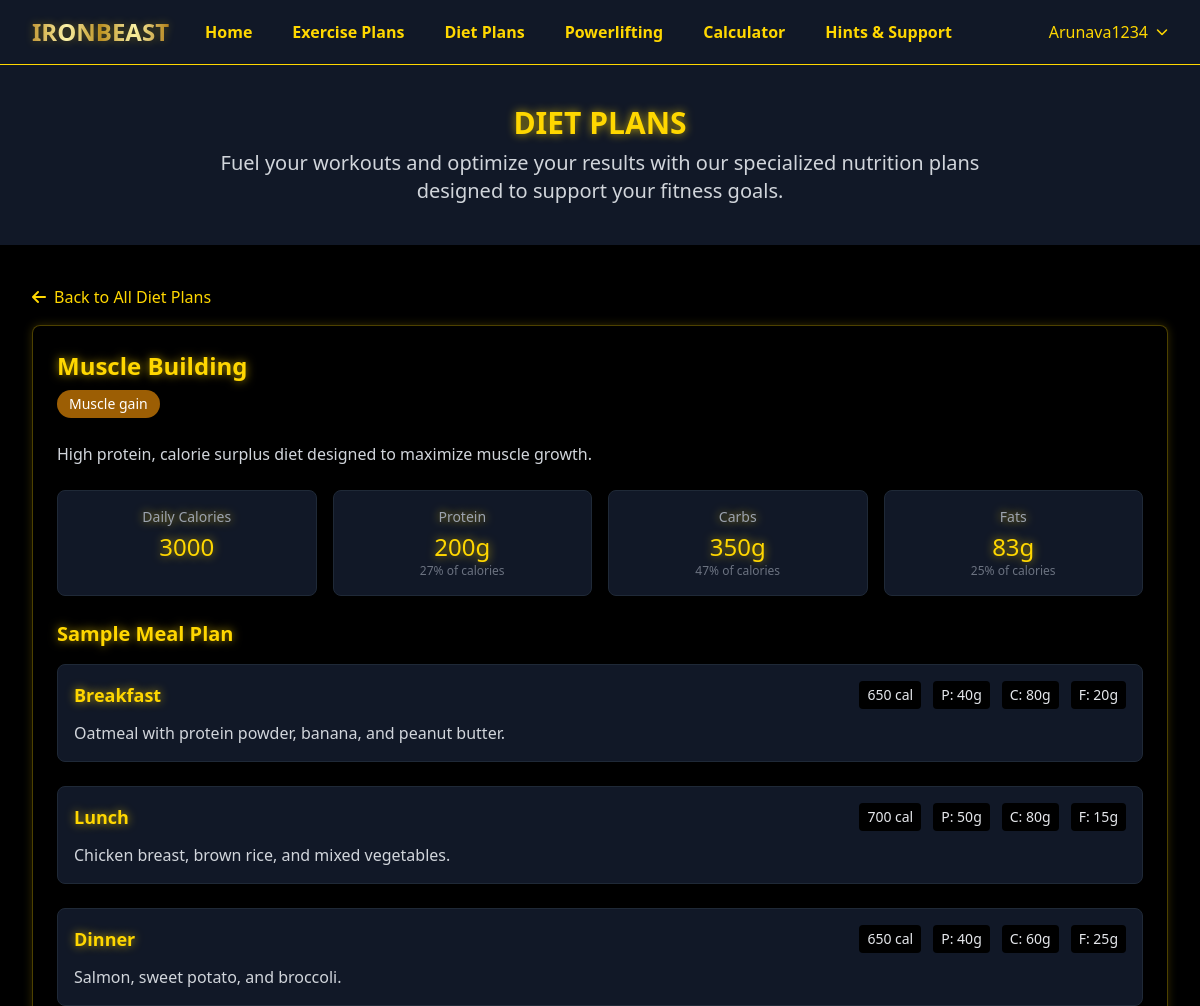
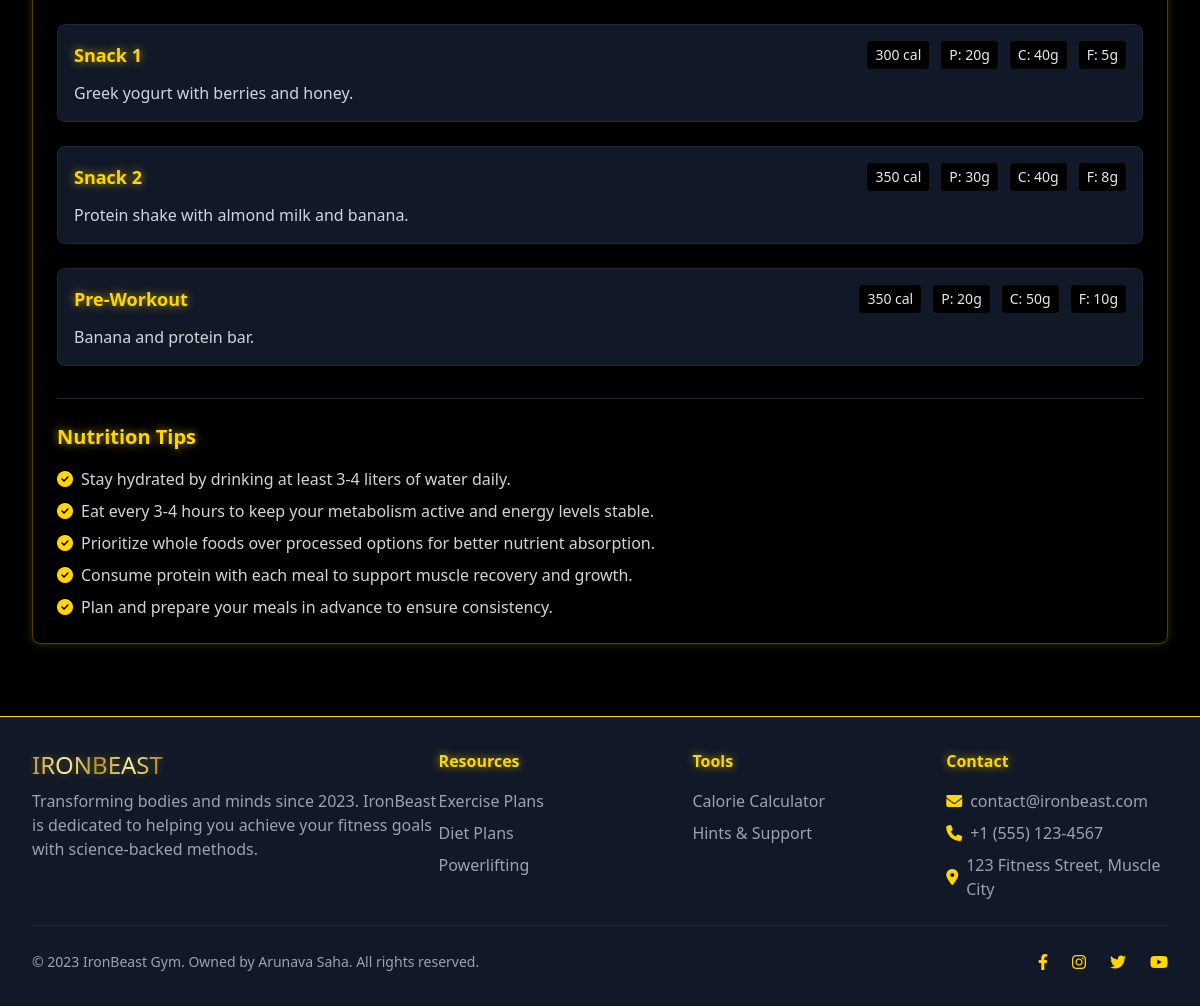
The app's page /diet-plan/1 (signed in) with its own data (2 pictures, top to bottom).
### models.py (models this page shows, shortened)
class User(UserMixin, db.Model):
    id = db.Column(db.Integer, primary_key=True)
    username = db.Column(db.String(64), unique=True, nullable=False)
    email = db.Column(db.String(120), unique=True, nullable=False)
    password_hash = db.Column(db.String(256))
    created_at = db.Column(db.DateTime, default=datetime.utcnow)
    calorie_entries = db.relationship('CalorieEntry', backref='user', lazy=True)
    workout_logs = db.relationship('WorkoutLog', backref='user', lazy=True)
    profile = db.relationship('UserProfile', backref='user', uselist=False, lazy=True)

class DietPlan(db.Model):
    id = db.Column(db.Integer, primary_key=True)
    name = db.Column(db.String(100), nullable=False)
    description = db.Column(db.Text, nullable=False)
    goal = db.Column(db.String(50), nullable=False)  # e.g., "weight loss", "muscle gain", "maintenance"
    calories = db.Column(db.Integer, nullable=False)
    protein = db.Column(db.Integer, nullable=False)  # in grams
    carbs = db.Column(db.Integer, nullable=False)  # in grams
    fats = db.Column(db.Integer, nullable=False)  # in grams
    meals = db.relationship('Meal', backref='diet_plan', lazy=True)

class Meal(db.Model):
    id = db.Column(db.Integer, primary_key=True)
    name = db.Column(db.String(100), nullable=False)
    description = db.Column(db.Text, nullable=False)
    calories = db.Column(db.Integer, nullable=False)
    protein = db.Column(db.Integer, nullable=False)  # in grams
    carbs = db.Column(db.Integer, nullable=False)  # in grams
    fats = db.Column(db.Integer, nullable=False)  # in grams
    diet_plan_id = db.Column(db.Integer, db.ForeignKey('diet_plan.id'), nullable=False)

### routes.py (the view)
@app.route('/diet-plan/<int:plan_id>')
def diet_plan_detail(plan_id):
    plan = DietPlan.query.get_or_404(plan_id)
    meals = Meal.query.filter_by(diet_plan_id=plan_id).all()
    return render_template('diet_plans.html', plan=plan, meals=meals, is_detail=True)

### templates/diet_plans.html (shortened to what this page needs)
{% extends 'base.html' %}
{% block content %}
    <div class="bg-gray-900 py-10">
        <div class="max-w-7xl mx-auto px-4 sm:px-6 lg:px-8">
            <h1 class="text-3xl font-bold text-center golden-text mb-2">DIET PLANS</h1>
            <p class="text-xl text-center text-gray-300 max-w-3xl mx-auto">
                Fuel your workouts and optimize your results with our specialized nutrition plans designed to support your fitness goals.
            </p>
        </div>
    </div>
    <div class="bg-black py-10">
        <div class="max-w-7xl mx-auto px-4 sm:px-6 lg:px-8">
            {% if is_detail is defined and is_detail %}
                <div class="mb-8">
                    <a href="{{ url_for('diet_plans') }}" class="text-gold-500 hover:text-gold-400 flex items-center mb-4">
                        <i class="fas fa-arrow-left mr-2"></i> Back to All Diet Plans
                    </a>
                    <div class="golden-card rounded-lg p-6">
                        <h2 class="text-2xl font-bold golden-text mb-2">{{ plan.name }}</h2>
                        <div class="flex flex-wrap items-center mb-4 text-sm">
                            <span class="bg-gold-800 text-white px-3 py-1 rounded-full mr-2 mb-2">{{ plan.goal|capitalize }}</span>
                        </div>
                        <p class="text-gray-300 mb-6">{{ plan.description }}</p>
                        <div class="grid grid-cols-1 md:grid-cols-2 lg:grid-cols-4 gap-4 mb-6">
                            <div class="bg-gray-900 rounded-lg p-4 text-center border border-gray-800">
                                <h4 class="text-gray-400 text-sm mb-1">Daily Calories</h4>
                                <p class="text-2xl golden-text">{{ plan.calories }}</p>
                            </div>
                            <div class="bg-gray-900 rounded-lg p-4 text-center border border-gray-800">
                                <h4 class="text-gray-400 text-sm mb-1">Protein</h4>
                                <p class="text-2xl golden-text">{{ plan.protein }}g</p>
                                <p class="text-xs text-gray-500">{{ (plan.protein * 4 / plan.calories * 100)|round|int }}% of calories</p>
                            </div>
                            <div class="bg-gray-900 rounded-lg p-4 text-center border border-gray-800">
                                <h4 class="text-gray-400 text-sm mb-1">Carbs</h4>
                                <p class="text-2xl golden-text">{{ plan.carbs }}g</p>
                                <p class="text-xs text-gray-500">{{ (plan.carbs * 4 / plan.calories * 100)|round|int }}% of calories</p>
                            </div>
                            <div class="bg-gray-900 rounded-lg p-4 text-center border border-gray-800">
                                <h4 class="text-gray-400 text-sm mb-1">Fats</h4>
                                <p class="text-2xl golden-text">{{ plan.fats }}g</p>
                                <p class="text-xs text-gray-500">{{ (plan.fats * 9 / plan.calories * 100)|round|int }}% of calories</p>
                            </div>
                        </div>
                        <h3 class="text-xl font-semibold golden-text mb-4">Sample Meal Plan</h3>
                        <div class="space-y-6">
                            {% for meal in meals %}
                                <div class="bg-gray-900 rounded-lg p-4 border border-gray-800">
                                    <div class="flex flex-col md:flex-row md:justify-between md:items-center">
                                        <h4 class="text-lg font-semibold golden-text mb-2 md:mb-0">{{ meal.name }}</h4>
                                        <div class="flex space-x-3 text-sm">
                                            <span class="bg-black px-2 py-1 rounded">{{ meal.calories }} cal</span>
                                            <span class="bg-black px-2 py-1 rounded">P: {{ meal.protein }}g</span>
                                            <span class="bg-black px-2 py-1 rounded">C: {{ meal.carbs }}g</span>
                                            <span class="bg-black px-2 py-1 rounded">F: {{ meal.fats }}g</span>
                                        </div>
                                    </div>
                                    <p class="text-gray-300 mt-3">{{ meal.description }}</p>
                                </div>
                            {% endfor %}
                        </div>
                        <div class="mt-8 pt-6 border-t border-gray-800">
                            <h3 class="text-xl font-semibold golden-text mb-4">Nutrition Tips</h3>
                            <ul class="space-y-2 text-gray-300">
                                <li class="flex items-start">
                                    <i class="fas fa-check-circle text-gold-500 mt-1 mr-2"></i>
                                    <span>Stay hydrated by drinking at least 3-4 liters of water daily.</span>
                                </li>
                                <li class="flex items-start">
                                    <i class="fas fa-check-circle text-gold-500 mt-1 mr-2"></i>
                                    <span>Eat every 3-4 hours to keep your metabolism active and energy levels stable.</span>
                                </li>
                                <li class="flex items-start">
                                    <i class="fas fa-check-circle text-gold-500 mt-1 mr-2"></i>
                                    <span>Prioritize whole foods over processed options for better nutrient absorption.</span>
                                </li>
                                <li class="flex items-start">
                                    <i class="fas fa-check-circle text-gold-500 mt-1 mr-2"></i>
                                    <span>Consume protein with each meal to support muscle recovery and growth.</span>
                                </li>
                                <li class="flex items-start">
                                    <i class="fas fa-check-circle text-gold-500 mt-1 mr-2"></i>
                                    <span>Plan and prepare your meals in advance to ensure consistency.</span>
                                </li>
                            </ul>
                        </div>
                    </div>
                </div>
            {% endif %}
        </div>
    </div>
{% endblock %}

### templates/base.html (shortened to what this page needs)
<!DOCTYPE html>
<html lang="en">
<head>
    <script src="https://cdn.tailwindcss.com"></script>
    <link rel="stylesheet" href="https://cdnjs.cloudflare.com/ajax/libs/font-awesome/6.4.0/css/all.min.css">
    <link rel="stylesheet" href="{{ url_for('static', filename='css/custom.css') }}">
</head>
<body class="bg-black text-gray-200 min-h-screen flex flex-col">
    <nav class="bg-gray-900 border-b border-gold-500 shadow-lg">
        <div class="max-w-7xl mx-auto px-4 sm:px-6 lg:px-8">
            <div class="flex justify-between h-16">
                <div class="flex">
                    <div class="flex-shrink-0 flex items-center">
                        <a href="/" class="flex items-center">
                            <span class="logo-text golden-gradient text-xl md:text-2xl font-bold">IRON<span class="text-gold-500">BEAST</span></span>
                        </a>
                    </div>
                    <div class="hidden sm:ml-6 sm:flex sm:items-center sm:space-x-4">
                        <a href="/" class="px-3 py-2 rounded-md text-gold-500 hover:text-white hover:bg-gray-800 transition duration-150 font-bold">Home</a>
                        <a href="{{ url_for('exercise_plans') }}" class="px-3 py-2 rounded-md text-gold-500 hover:text-white hover:bg-gray-800 transition duration-150 font-bold">Exercise Plans</a>
                        <a href="{{ url_for('diet_plans') }}" class="px-3 py-2 rounded-md text-gold-500 hover:text-white hover:bg-gray-800 transition duration-150 font-bold">Diet Plans</a>
                        <a href="{{ url_for('powerlifting') }}" class="px-3 py-2 rounded-md text-gold-500 hover:text-white hover:bg-gray-800 transition duration-150 font-bold">Powerlifting</a>
                        <a href="{{ url_for('calculator') }}" class="px-3 py-2 rounded-md text-gold-500 hover:text-white hover:bg-gray-800 transition duration-150 font-bold">Calculator</a>
                        <a href="{{ url_for('hints') }}" class="px-3 py-2 rounded-md text-gold-500 hover:text-white hover:bg-gray-800 transition duration-150 font-bold">Hints & Support</a>
                    </div>
                </div>
                <div class="hidden sm:flex items-center space-x-4">
                    {% if current_user.is_authenticated %}
                        <div class="relative group">
                            <button class="flex items-center space-x-2 text-gold-500 hover:text-white focus:outline-none">
                                <span>{{ current_user.username }}</span>
                                <i class="fas fa-chevron-down text-xs"></i>
                            </button>
                        </div>
                    {% else %}
                        <a href="{{ url_for('login') }}" class="px-4 py-2 rounded-md text-white bg-gold-700 hover:bg-gold-600 transition duration-150">Login</a>
                        <a href="{{ url_for('register') }}" class="px-4 py-2 rounded-md border border-gold-500 text-gold-500 hover:bg-gray-800 transition duration-150">Register</a>
                    {% endif %}
                </div>
            </div>
        </div>
    </nav>
    <main class="flex-grow">
        {% block content %}{% endblock %}
    </main>
    <footer class="bg-gray-900 border-t border-gold-500 py-8">
        <div class="max-w-7xl mx-auto px-4 sm:px-6 lg:px-8">
            <div class="md:flex md:justify-between">
                <div class="mb-6 md:mb-0">
                    <a href="/" class="flex items-center">
                        <span class="logo-text golden-gradient text-xl md:text-2xl">IRON<span class="text-gold-500">BEAST</span></span>
                    </a>
                    <p class="mt-2 text-gray-400 max-w-md">
                        Transforming bodies and minds since 2023. IronBeast is dedicated to helping you achieve your fitness goals with science-backed methods.
                    </p>
                </div>
                <div class="grid grid-cols-2 gap-8 sm:grid-cols-3">
                    <div>
                        <h3 class="text-gold-500 font-bold mb-4">Resources</h3>
                        <ul class="space-y-2">
                            <li>
                                <a href="{{ url_for('exercise_plans') }}" class="text-gray-400 hover:text-gold-500 transition duration-150">Exercise Plans</a>
                            </li>
                            <li>
                                <a href="{{ url_for('diet_plans') }}" class="text-gray-400 hover:text-gold-500 transition duration-150">Diet Plans</a>
                            </li>
                            <li>
                                <a href="{{ url_for('powerlifting') }}" class="text-gray-400 hover:text-gold-500 transition duration-150">Powerlifting</a>
                            </li>
                        </ul>
                    </div>
                    <div>
                        <h3 class="text-gold-500 font-bold mb-4">Tools</h3>
                        <ul class="space-y-2">
                            <li>
                                <a href="{{ url_for('calculator') }}" class="text-gray-400 hover:text-gold-500 transition duration-150">Calorie Calculator</a>
                            </li>
                            <li>
                                <a href="{{ url_for('hints') }}" class="text-gray-400 hover:text-gold-500 transition duration-150">Hints & Support</a>
                            </li>
                        </ul>
                    </div>
                    <div class="col-span-2 sm:col-span-1">
                        <h3 class="text-gold-500 font-bold mb-4">Contact</h3>
                        <ul class="space-y-2">
                            <li class="flex items-center">
                                <i class="fas fa-envelope mr-2 text-gold-500"></i>
                                <span class="text-gray-400">contact@ironbeast.com</span>
                            </li>
                            <li class="flex items-center">
                                <i class="fas fa-phone mr-2 text-gold-500"></i>
                                <span class="text-gray-400">+1 (555) 123-4567</span>
                            </li>
                            <li class="flex items-center">
                                <i class="fas fa-map-marker-alt mr-2 text-gold-500"></i>
                                <span class="text-gray-400">123 Fitness Street, Muscle City</span>
                            </li>
                        </ul>
                    </div>
                </div>
            </div>
            <hr class="my-6 border-gray-800">
            <div class="flex flex-col md:flex-row justify-between items-center">
                <p class="text-gray-400 text-sm">&copy; 2023 IronBeast Gym. Owned by Arunava Saha. All rights reserved.</p>
                <div class="flex mt-4 md:mt-0 space-x-6">
                    <a href="#" class="text-gold-500 hover:text-white">
                        <i class="fab fa-facebook-f"></i>
                    </a>
                    <a href="#" class="text-gold-500 hover:text-white">
                        <i class="fab fa-instagram"></i>
                    </a>
                    <a href="#" class="text-gold-500 hover:text-white">
                        <i class="fab fa-twitter"></i>
                    </a>
                    <a href="#" class="text-gold-500 hover:text-white">
                        <i class="fab fa-youtube"></i>
                    </a>
                </div>
            </div>
        </div>
    </footer>
</body>
</html>

### records on screen
User: username "Arunava1234"
DietPlan: name "Muscle Building", goal "Muscle gain", description "High protein, calorie surplus diet designed to maximize muscle growth.", calories "3000", protein "200", (plan.protein*4/plan.calories*100)|round|int "27", carbs "350", (plan.carbs*4/plan.calories*100)|round|int "47", fats "83", (plan.fats*9/plan.calories*100)|round|int "25"
Meal: name "Breakfast", calories "650", protein "40", carbs "80", fats "20", description "Oatmeal with protein powder, banana, and peanut butter."
Meal: name "Lunch", calories "700", protein "50", carbs "80", fats "15", description "Chicken breast, brown rice, and mixed vegetables."
Meal: name "Dinner", calories "650", protein "40", carbs "60", fats "25", description "Salmon, sweet potato, and broccoli."
Meal: name "Snack 1", calories "300", protein "20", carbs "40", fats "5", description "Greek yogurt with berries and honey."
Meal: name "Snack 2", calories "350", protein "30", carbs "40", fats "8", description "Protein shake with almond milk and banana."
Meal: name "Pre-Workout", calories "350", protein "20", carbs "50", fats "10", description "Banana and protein bar."
